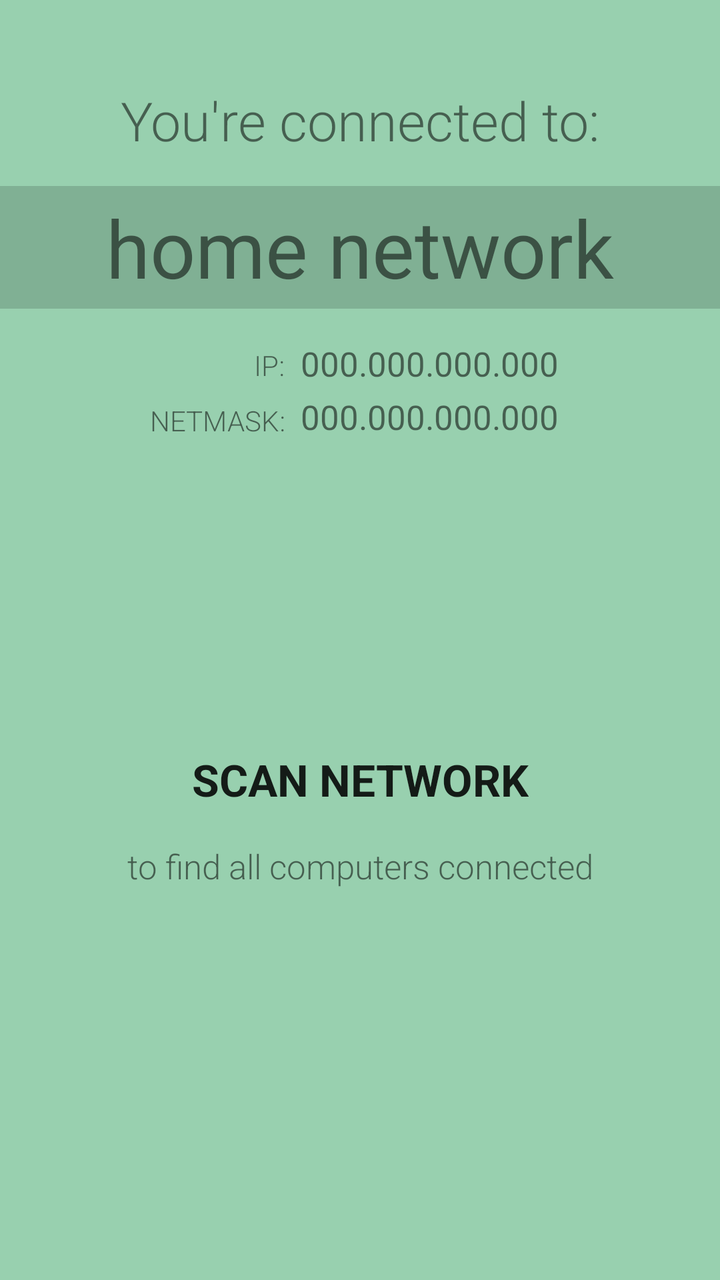
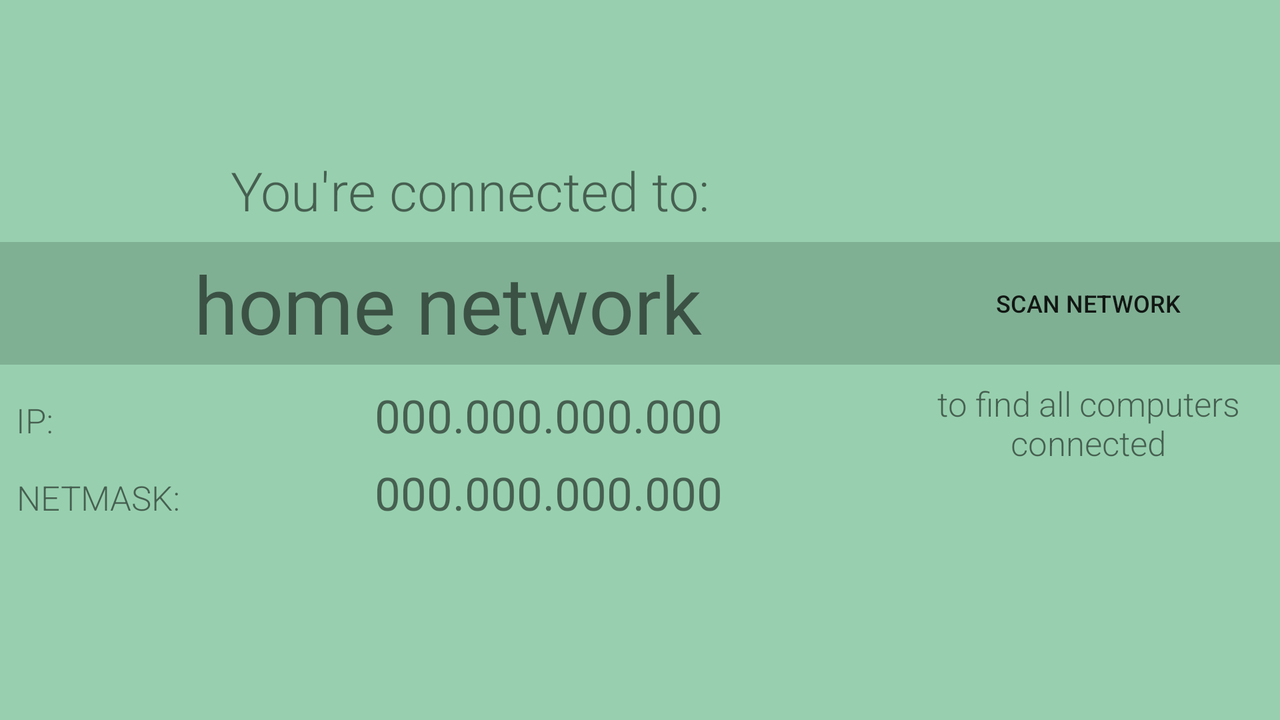

Compare how this app lays out the same screen by default and in its alternative resource folder. The renders come first, then the two layout files and the values they reference.
<!-- AndroidManifest.xml: application theme AppTheme -->
<!-- res/layout/fragment_positive.xml -->
<?xml version="1.0" encoding="utf-8"?>
<android.support.constraint.ConstraintLayout xmlns:android="http://schemas.android.com/apk/res/android"
    xmlns:app="http://schemas.android.com/apk/res-auto"
    xmlns:tools="http://schemas.android.com/tools"
    android:layout_width="match_parent"
    android:layout_height="match_parent"
    android:background="@color/colorPositive"
    android:paddingBottom="50dp"
    tools:context="com.mikwee.timebrowser.activities.MainActivity">

    
    <TextView
        android:id="@+id/home_positive_title"
        android:layout_width="0dp"
        android:layout_height="wrap_content"

        android:layout_marginLeft="30dp"
        android:layout_marginRight="30dp"
        android:layout_marginTop="42dp"

        android:fontFamily="sans-serif-light"
        android:text="@string/positive_title"
        android:textAlignment="center"

        android:textSize="@dimen/activity_subtitle"
        app:layout_constraintLeft_toLeftOf="parent"
        app:layout_constraintRight_toRightOf="parent"
        app:layout_constraintTop_toTopOf="parent" />

    
    <TextView
        android:id="@+id/ssid"
        android:layout_width="0dp"
        android:layout_height="wrap_content"

        android:layout_marginTop="15dp"

        android:background="@color/colorDarken"
        android:padding="4dp"
        android:textAlignment="center"
        android:textSize="@dimen/activity_title"
        android:ellipsize="end"

        app:layout_constraintLeft_toLeftOf="parent"
        app:layout_constraintRight_toRightOf="parent"
        app:layout_constraintTop_toBottomOf="@+id/home_positive_title"
        tools:text="home network" />

    
    <TextView
        android:id="@+id/ip_label"
        android:layout_width="0dp"
        android:layout_height="wrap_content"

        android:layout_marginBottom="1dp"
        android:layout_marginEnd="8dp"
        android:layout_marginLeft="8dp"
        android:layout_marginRight="8dp"
        android:layout_marginStart="8dp"

        android:fontFamily="sans-serif-light"
        android:gravity="end"
        android:textAlignment="viewEnd"

        app:layout_constraintBottom_toBottomOf="@+id/ip"
        app:layout_constraintEnd_toStartOf="@+id/ip"
        app:layout_constraintHorizontal_weight="2"
        app:layout_constraintLeft_toLeftOf="parent"
        app:layout_constraintRight_toLeftOf="@+id/ip"
        app:layout_constraintStart_toStartOf="parent"
        android:text="IP:" />

    <TextView
        android:id="@+id/ip"
        android:layout_width="0dp"
        android:layout_height="wrap_content"

        android:layout_marginEnd="8dp"
        android:layout_marginRight="8dp"
        android:layout_marginTop="16dp"

        android:textSize="@dimen/activity_subtitle_ss"
        app:layout_constraintEnd_toEndOf="parent"

        app:layout_constraintHorizontal_weight="3"
        app:layout_constraintRight_toRightOf="parent"
        app:layout_constraintStart_toEndOf="@id/ip_label"
        app:layout_constraintTop_toBottomOf="@+id/ssid"
        tools:text="000.000.000.000" />

    
    <TextView

        android:id="@+id/netmask_label"
        android:layout_width="0dp"
        android:layout_height="wrap_content"

        android:layout_marginEnd="8dp"
        android:layout_marginLeft="8dp"
        android:layout_marginRight="8dp"
        android:layout_marginStart="8dp"

        android:fontFamily="sans-serif-light"
        android:gravity="end"
        android:textAlignment="viewEnd"

        app:layout_constraintBottom_toBottomOf="@+id/netmask"
        app:layout_constraintEnd_toStartOf="@+id/netmask"
        app:layout_constraintHorizontal_bias="0.0"
        app:layout_constraintHorizontal_weight="2"
        app:layout_constraintLeft_toLeftOf="parent"
        app:layout_constraintRight_toLeftOf="@+id/netmask"
        app:layout_constraintStart_toStartOf="parent"
        android:text="NETMASK:" />

    <TextView
        android:id="@+id/netmask"
        android:layout_width="0dp"
        android:layout_height="wrap_content"

        android:layout_marginEnd="8dp"
        android:layout_marginRight="8dp"
        android:layout_marginTop="4dp"

        android:textSize="@dimen/activity_subtitle_ss"
        app:layout_constraintEnd_toEndOf="parent"

        app:layout_constraintHorizontal_weight="3"
        app:layout_constraintRight_toRightOf="parent"
        app:layout_constraintStart_toEndOf="@id/netmask_label"
        app:layout_constraintTop_toBottomOf="@+id/ip"
        tools:text="000.000.000.000" />

    
    <Button
        android:id="@+id/button_scan"
        android:layout_width="wrap_content"
        android:layout_height="wrap_content"

        android:layout_marginLeft="8dp"
        android:layout_marginRight="8dp"
        android:layout_marginTop="8dp"

        android:background="@drawable/button_round"
        android:elevation="10dp"
        android:fontFamily="sans-serif"
        android:paddingEnd="10dp"

        android:paddingLeft="10dp"

        android:paddingRight="10dp"
        android:paddingStart="10dp"
        android:textSize="@dimen/activity_button"
        android:textStyle="bold"
        app:layout_constraintBottom_toTopOf="@+id/precisation"

        app:layout_constraintLeft_toLeftOf="parent"
        app:layout_constraintRight_toRightOf="parent"
        app:layout_constraintTop_toBottomOf="@+id/netmask"
        app:layout_constraintVertical_chainStyle="packed"
        android:text="@string/positive_button_scan" />

    
    <TextView
        android:id="@+id/precisation"
        android:layout_width="0dp"
        android:layout_height="wrap_content"

        android:layout_marginBottom="8dp"
        android:layout_marginLeft="20dp"
        android:layout_marginRight="20dp"

        android:layout_marginTop="8dp"
        android:fontFamily="sans-serif-light"
        android:textAlignment="center"

        android:textSize="@dimen/activity_subtitle_ss"
        app:layout_constraintBottom_toBottomOf="parent"
        app:layout_constraintLeft_toLeftOf="parent"
        app:layout_constraintRight_toRightOf="parent"
        app:layout_constraintTop_toBottomOf="@+id/button_scan"
        android:text="@string/positive_button_detail" />


</android.support.constraint.ConstraintLayout>
<!-- resources referenced by this layout -->
<resources>
  <color name="colorDarken">#28000000</color>
  <color name="colorPositive">#64008f3c</color>
  <dimen name="activity_button">22sp</dimen>
  <dimen name="activity_subtitle">27sp</dimen>
  <dimen name="activity_subtitle_ss">17sp</dimen>
  <dimen name="activity_title">40sp</dimen>
  <!-- drawable button_round (drawable) -->
  <?xml version="1.0" encoding="utf-8"?>
  <selector xmlns:android="http://schemas.android.com/apk/res/android">
      <item android:drawable="@drawable/button_round_pressed" android:state_enabled="true" android:state_pressed="true" />
      <item android:drawable="@drawable/button_round_pressed" android:state_enabled="true" android:state_focused="true" />
      <item android:drawable="@drawable/button_round_enabled" android:state_enabled="true" />
  </selector>
  <string name="positive_button_detail">to find all computers connected</string>
  <string name="positive_button_scan">Scan network</string>
  <string name="positive_title">You\'re connected to:</string>
  <style name="AppTheme" parent="Theme.AppCompat.Light">
          <item name="colorPrimary">@color/colorPrimary</item>
          <item name="colorPrimaryDark">@color/colorPrimaryDark</item>
          <item name="colorAccent">@color/colorAccent</item>
      </style>
  <color name="colorPrimary">#ffe082</color>
  <color name="colorPrimaryDark">#ffca28</color>
  <color name="colorAccent">#29b6f6</color>
</resources>
<!-- res/layout-land/fragment_positive.xml (the repository's variant of the layout above) -->
<!-- drawn on the phone turned sideways -->
<?xml version="1.0" encoding="utf-8"?>
<android.support.constraint.ConstraintLayout xmlns:android="http://schemas.android.com/apk/res/android"
    xmlns:app="http://schemas.android.com/apk/res-auto"
    xmlns:tools="http://schemas.android.com/tools"
    android:layout_width="match_parent"
    android:layout_height="match_parent"
    android:background="@color/colorPositive"
    tools:context="com.mikwee.timebrowser.activities.MainActivity">

    
    <TextView
        android:id="@+id/home_positive_title"
        android:layout_width="0dp"
        android:layout_height="wrap_content"

        android:layout_marginBottom="8dp"
        android:layout_marginEnd="8dp"
        android:layout_marginLeft="30dp"

        android:layout_marginRight="8dp"
        android:layout_marginStart="30dp"
        android:fontFamily="sans-serif-light"

        android:text="@string/positive_title"
        android:textAlignment="center"
        android:textSize="@dimen/activity_subtitle"
        app:layout_constraintBottom_toTopOf="@+id/ssid"
        app:layout_constraintLeft_toLeftOf="parent"
        app:layout_constraintRight_toLeftOf="@+id/guidelineScan" />

    <View
        android:id="@+id/view"
        android:layout_width="match_parent"
        android:layout_height="0dp"
        android:background="@color/colorDarken"
        app:layout_constraintBottom_toBottomOf="@id/ssid"
        app:layout_constraintTop_toTopOf="@id/ssid" />

    
    <TextView
        android:id="@+id/ssid"
        android:layout_width="0dp"
        android:layout_height="wrap_content"

        android:layout_marginBottom="8dp"
        android:layout_marginTop="8dp"
        android:padding="4dp"

        android:text="home network"
        android:textAlignment="center"
        android:textSize="@dimen/activity_title"

        app:layout_constraintBottom_toBottomOf="parent"
        app:layout_constraintLeft_toLeftOf="parent"
        app:layout_constraintRight_toLeftOf="@+id/guidelineScan"
        app:layout_constraintTop_toTopOf="parent"
        app:layout_constraintVertical_bias="0.4" />

    
    <TextView
        android:id="@+id/ip_label"
        android:layout_width="0dp"
        android:layout_height="wrap_content"


        android:layout_marginLeft="8dp"
        android:layout_marginStart="8dp"

        android:fontFamily="sans-serif-light"
        android:gravity="end"
        android:text="IP:"
        android:textAlignment="viewEnd"
        android:textSize="@dimen/activity_subtitle_ss"
        app:layout_constraintBaseline_toBaselineOf="@+id/ip"
        app:layout_constraintHorizontal_bias="0.0"
        app:layout_constraintLeft_toLeftOf="parent"
        app:layout_constraintRight_toLeftOf="@+id/guideline4"
        app:layout_constraintStart_toStartOf="parent" />

    <TextView
        android:id="@+id/ip"
        android:layout_width="0dp"
        android:layout_height="wrap_content"

        android:layout_marginLeft="8dp"
        android:layout_marginRight="8dp"
        android:layout_marginTop="10dp"

        android:text="000.000.000.000"
        android:textSize="@dimen/activity_subtitle_s"

        app:layout_constraintLeft_toRightOf="@+id/guideline4"
        app:layout_constraintRight_toLeftOf="@+id/guidelineScan"
        app:layout_constraintTop_toBottomOf="@+id/ssid" />

    
    <TextView

        android:id="@+id/netmask_label"
        android:layout_width="0dp"
        android:layout_height="wrap_content"

        android:layout_marginLeft="8dp"
        android:layout_marginRight="8dp"
        android:layout_marginStart="8dp"

        android:fontFamily="sans-serif-light"
        android:gravity="end"
        android:text="NETMASK:"
        android:textAlignment="viewEnd"

        android:textSize="@dimen/activity_subtitle_ss"
        app:layout_constraintBaseline_toBaselineOf="@+id/netmask"
        app:layout_constraintLeft_toLeftOf="parent"
        app:layout_constraintRight_toLeftOf="@+id/guideline4"
        app:layout_constraintStart_toStartOf="parent" />

    <TextView
        android:id="@+id/netmask"
        android:layout_width="0dp"
        android:layout_height="wrap_content"

        android:layout_marginLeft="8dp"
        android:layout_marginRight="8dp"
        android:layout_marginTop="8dp"

        android:text="000.000.000.000"
        android:textSize="@dimen/activity_subtitle_s"

        app:layout_constraintLeft_toRightOf="@+id/guideline4"
        app:layout_constraintRight_toLeftOf="@+id/guidelineScan"
        app:layout_constraintTop_toBottomOf="@+id/ip" />

    

    <Button
        android:id="@+id/button_scan"
        android:layout_width="wrap_content"
        android:layout_height="wrap_content"

        android:layout_marginBottom="8dp"
        android:layout_marginLeft="8dp"
        android:layout_marginRight="8dp"

        android:layout_marginTop="8dp"
        android:background="@drawable/button_round"
        android:padding="8dp"
        android:text="@string/positive_button_scan"
        android:textSize="12sp"
        app:layout_constraintBottom_toBottomOf="@+id/ssid"
        app:layout_constraintLeft_toLeftOf="@+id/guidelineScan"
        app:layout_constraintRight_toRightOf="parent"
        app:layout_constraintTop_toTopOf="@+id/ssid" />

    
    <TextView
        android:id="@+id/precisation"
        android:layout_width="0dp"
        android:layout_height="wrap_content"

        android:layout_marginLeft="8dp"
        android:layout_marginRight="8dp"
        android:layout_marginTop="8dp"

        android:fontFamily="sans-serif-light"
        android:text="@string/positive_button_detail"

        android:textAlignment="center"
        android:textSize="@dimen/activity_subtitle_ss"
        app:layout_constraintLeft_toLeftOf="@+id/guidelineScan"
        app:layout_constraintRight_toRightOf="parent"
        app:layout_constraintTop_toBottomOf="@+id/ssid" />

    <android.support.constraint.Guideline
        android:id="@+id/guidelineScan"
        android:layout_width="wrap_content"
        android:layout_height="wrap_content"
        android:orientation="vertical"
        app:layout_constraintGuide_percent="0.7" />

    <android.support.constraint.Guideline
        android:id="@+id/guideline4"
        android:layout_width="wrap_content"
        android:layout_height="wrap_content"
        android:orientation="vertical"
        app:layout_constraintGuide_percent="0.28" />


</android.support.constraint.ConstraintLayout>
<!-- resources referenced by the variant -->
<!-- as the phone turned sideways resolves them -->
<resources>
  <color name="colorDarken">#28000000</color>
  <color name="colorPositive">#64008f3c</color>
  <dimen name="activity_subtitle">27sp</dimen>
  <dimen name="activity_subtitle_s">23sp</dimen>
  <dimen name="activity_subtitle_ss">17sp</dimen>
  <dimen name="activity_title">40sp</dimen>
  <!-- drawable button_round (drawable) -->
  <?xml version="1.0" encoding="utf-8"?>
  <selector xmlns:android="http://schemas.android.com/apk/res/android">
      <item android:drawable="@drawable/button_round_pressed" android:state_enabled="true" android:state_pressed="true" />
      <item android:drawable="@drawable/button_round_pressed" android:state_enabled="true" android:state_focused="true" />
      <item android:drawable="@drawable/button_round_enabled" android:state_enabled="true" />
  </selector>
  <string name="positive_button_detail">to find all computers connected</string>
  <string name="positive_button_scan">Scan network</string>
  <string name="positive_title">You\'re connected to:</string>
  <style name="AppTheme" parent="Theme.AppCompat.Light">
          <item name="colorPrimary">@color/colorPrimary</item>
          <item name="colorPrimaryDark">@color/colorPrimaryDark</item>
          <item name="colorAccent">@color/colorAccent</item>
      </style>
  <color name="colorPrimary">#ffe082</color>
  <color name="colorPrimaryDark">#ffca28</color>
  <color name="colorAccent">#29b6f6</color>
</resources>
